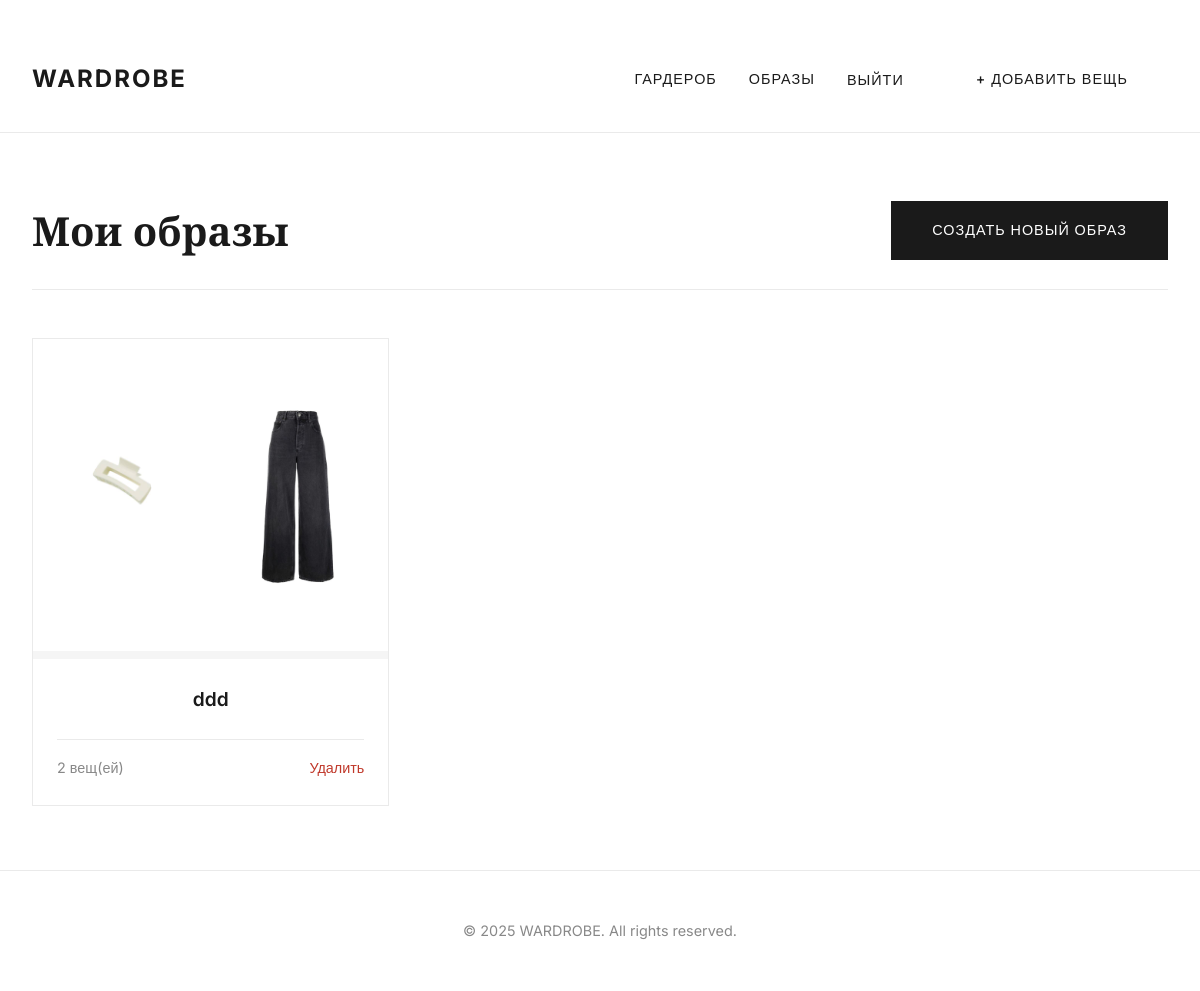
The page /outfits/ (signed in) on the database its author committed.
### clothes/models.py (models this page shows, shortened)
class Item(models.Model):
    class Season(models.TextChoices):
        ANY = 'ANY', 'Любой сезон'
        SUMMER = 'SUM', 'Лето'
        WINTER = 'WIN', 'Зима'
        DEMI_SEASON = 'DEM', 'Демисезон'
    user = models.ForeignKey(
        settings.AUTH_USER_MODEL,
        on_delete=models.CASCADE,
        related_name='items',
        verbose_name="Владелец"
    )
    name = models.CharField(max_length=200, verbose_name="Название вещи")
    category = models.ForeignKey( # <-- ВОЗВРАЩАЕМ КАТЕГОРИЮ
        Category,
        on_delete=models.PROTECT,
        related_name='items',
        verbose_name="Категория"
    )
    image = models.ImageField(
        upload_to='clothes_images/%Y/%m/%d/',
        verbose_name="Изображение"
    )
    color = models.CharField(max_length=50, blank=True, verbose_name="Цвет")
    season = models.CharField(
        max_length=3,
        choices=Season.choices,
        default=Season.ANY,
        verbose_name="Сезон"
    )
    created_at = models.DateTimeField(auto_now_add=True, verbose_name="Дата добавления")
    class Meta:
        verbose_name = "Вещь"
        verbose_name_plural = "Вещи"
        ordering = ['-created_at']

class Outfit(models.Model):
    user = models.ForeignKey(
        settings.AUTH_USER_MODEL,
        on_delete=models.CASCADE,
        related_name='outfits',
        verbose_name="Владелец"
    )
    name = models.CharField(max_length=200, verbose_name="Название образа")
    items = models.ManyToManyField(
        Item,
        related_name='outfits',
        verbose_name="Вещи в образе"
    )
    description = models.TextField(blank=True, verbose_name="Описание")
    created_at = models.DateTimeField(auto_now_add=True, verbose_name="Дата создания")
    class Meta:
        verbose_name = "Образ"
        verbose_name_plural = "Образы"
        ordering = ['-created_at']

### clothes/views.py (the view)
# urls.py: path('outfits/', views.OutfitListView.as_view(), name='outfit_list'),
class OutfitListView(LoginRequiredMixin, ListView):
    model = Outfit
    template_name = 'clothes/outfit_list.html'
    context_object_name = 'outfits'
    paginate_by = 9
    def get_queryset(self):
        return Outfit.objects.filter(user=self.request.user).prefetch_related('items')

### templates/clothes/outfit_list.html (shortened to what this page needs)
﻿﻿{% extends 'base.html' %}
{% load static %}
{% block content %}
<div class="container">
    <div class="page-header">
        <h2>Мои образы</h2>
        <a href="{% url 'clothes:outfit_create' %}" class="btn">Создать новый образ</a>
    </div>
    {% if outfits %}
    <div class="outfits-grid">
        {% for outfit in outfits %}
        <div class="outfit-card">
            <a href="{% url 'clothes:outfit_detail' outfit.pk %}">
                <div class="outfit-card__images">
                    {% for item in outfit.items.all|slice:":4" %}
                    <img src="{{ item.image.url }}" alt="{{ item.name }}" class="outfit-card__image-item">
                    {% empty %}
                    <div class="outfit-card__image-placeholder"></div>
                    {% endfor %}
                </div>
            </a>
            <div class="outfit-card__body">
                <h3 class="outfit-card__name">{{ outfit.name }}</h3>
                <div class="outfit-card__footer">
                    <span class="outfit-card__item-count">{{ outfit.items.count }} вещ(ей)</span>
                    <a href="{% url 'clothes:outfit_delete' outfit.pk %}" class="card-action-btn">Удалить</a>
                </div>
            </div>
        </div>
        {% endfor %}
    </div>
    {% endif %}
</div>
{% endblock %}

### static/css/style.css (style rules this page uses)
* { box-sizing: border-box; margin: 0; padding: 0; }
body { font-family: var(--font-family-base); background-color: var(--background-color); color: var(--primary-color); line-height: 1.7; -webkit-font-smoothing: antialiased; }
.container { max-width: 1280px; margin: 0 auto; padding: 0 2rem; }
h1, h2, h3, h4, h5, h6 { font-family: var(--font-family-heading); font-weight: 700; }
a { color: var(--primary-color); text-decoration: none; transition: opacity 0.2s ease; }
.btn, .nav-button-primary { display: inline-block; padding: 1rem 2.5rem; border: 1px solid var(--primary-color); border-radius: var(--border-radius); font-family: var(--font-family-base); font-weight: 500; font-size: 0.9rem; text-transform: uppercase; letter-spacing: 1px; text-decoration: none; text-align: center; cursor: pointer; transition: all 0.3s ease; }
.nav-button-primary, .btn { background-color: var(--primary-color); color: var(--background-color); }
.page-header { display: flex; justify-content: space-between; align-items: center; border-bottom: 1px solid var(--border-color); padding-bottom: 1.5rem; margin-top: 4rem; margin-bottom: 3rem; }
.page-header h2 { font-size: 2.5rem; }
.items-grid, .outfits-grid { display: grid; grid-template-columns: repeat(auto-fill, minmax(280px, 1fr)); gap: 2rem; padding-bottom: 4rem; }
.outfits-grid { grid-template-columns: repeat(auto-fill, minmax(320px, 1fr)); }
.item-card, .outfit-card { background-color: var(--background-color); border: 1px solid var(--border-color); overflow: hidden; transition: box-shadow 0.3s ease, transform 0.3s ease; }
.item-card > a, .outfit-card > a { display: block; text-decoration: none; }
.outfit-card__images { display: grid; grid-template-columns: 1fr 1fr; grid-template-rows: 1fr 1fr; height: 320px; background-color: var(--secondary-color); }
.outfit-card__image-item { width: 100%; height: 100%; object-fit: cover; border: 2px solid var(--background-color); }
.outfit-card__body { padding: 1.5rem; }
.outfit-card__name { font-size: 1.2rem; font-weight: 600; margin-bottom: 1rem; font-family: var(--font-family-base); text-align: center; }
.outfit-card__footer { display: flex; justify-content: space-between; align-items: center; margin-top: 1.5rem; padding-top: 1rem; border-top: 1px solid var(--border-color); }
.outfit-card__item-count { font-size: 0.9rem; color: var(--text-color-light); }
.card-action-btn { font-size: 0.9rem; font-weight: 500; color: var(--danger-color); text-decoration: none; transition: opacity 0.2s ease; }

### rows shown on the page
Outfit: name "ddd", items.count "2"
Item: image (picture)
Item: image (picture)
